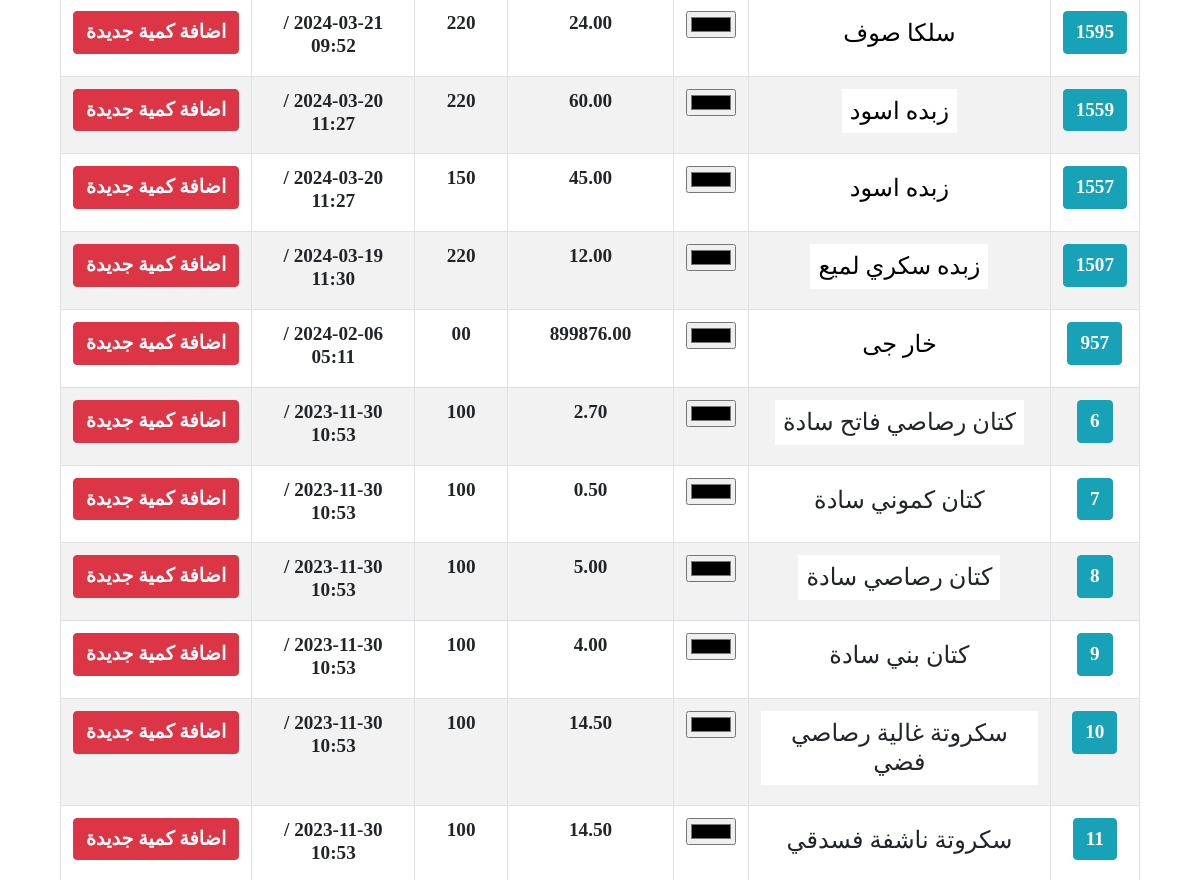
The page /storge/ (middle part) on the database as committed earlier.
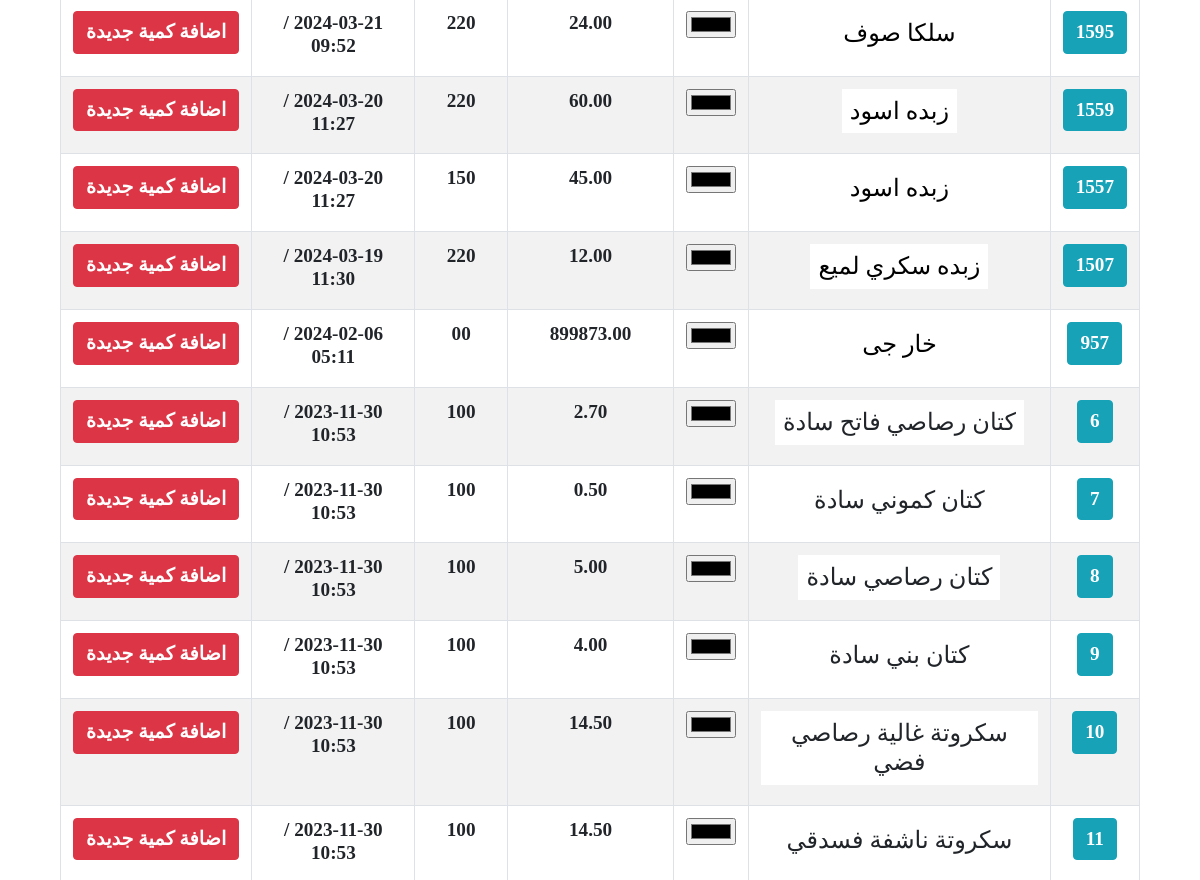
The same page on the database as committed later.
### storge/models.py (models this page shows, shortened)
class Cloth(TimeStampMixin, models.Model):
    name       = models.CharField(max_length=50, null=True, blank=True, verbose_name="اسم القماش")
    amount     = models.DecimalField(max_digits=9,decimal_places=2, null=True, blank=True, verbose_name="الكمية")
    price      = models.CharField(max_length=5, null=True, blank=True, verbose_name="سعر المتر")
    classs     = models.ForeignKey('Classs', on_delete=models.CASCADE, null=True, blank=True, verbose_name="التصنيف")
    typee      = models.CharField(max_length=50, null=True, blank=True, db_index=True,verbose_name="النوع")
    color      = ColorField(verbose_name="لون القماش", null=True, blank=True)
    history    = HistoricalRecords()

### client/models.py (models this page shows)
class TimeStampMixin(models.Model):
    created_at      = models.DateTimeField(auto_now_add=True,null=True)
    updated_at      = models.DateTimeField(auto_now=True,null=True)
    is_deleted      = models.BooleanField(default=False)

### storge/views.py (the view)
# urls.py: path('', clothListView.as_view(), name="list"),
class clothListView(ListView):
    model = Cloth
    template_name = 'storge/cloth_list.html'
    context_object_name = 'cloths'
    def get_queryset(self):
        queryset = super().get_queryset()
        search_query = self.request.GET.get('q')
        if search_query:
            queryset = queryset.filter(
                Q(name__icontains=search_query)
            )
        queryset = queryset.order_by('-created_at')
        return queryset

### storge/templates/storge/cloth_list.html (shortened to what this page needs)
{% extends "homee/index.html" %}
{% block content %}
<div class="container-fluid">
    <div class="row">
        <div class="col-12 mb-5" style="padding-top:6rem">
            <table class="table text-center table-striped table-hover table-bordered w-100 h3" id="" style="">
                <tbody>
                    {% for cloth in cloths %}
                        <tr class="p-4">
                            <td>
                                <a class="btn btn-info text-white"href="#">{{ cloth.id }}</a>
                            </td>
                            <td style="color: {{ cloth.color }}"><p class="d-inline-block bg-white h4 p-2">{{ cloth.name }}</p></td>
                            <td><input type="color" value="{{ cloth.color }}"></td>
                            <td>{{ cloth.amount }}</td>
                            <td>{{ cloth.price }}</td>
                            <td>{{ cloth.created_at|date:"Y-m-d / h:i" }}</td>
                            <td><a class="btn btn-danger" href="{% url "cloth:edit" cloth.id %}">اضافة كمية جديدة</a></td>
                        </tr>
                    {% empty %}
                        <li>No client found.</li>
                    {% endfor %}
                </tbody>
            </table>
        </div>
    </div>
</div>
{% endblock %}

Rows that differ between the two databases and show on the page:
changed Cloth "خار جى": amount "899876.00" → "899873.00"
